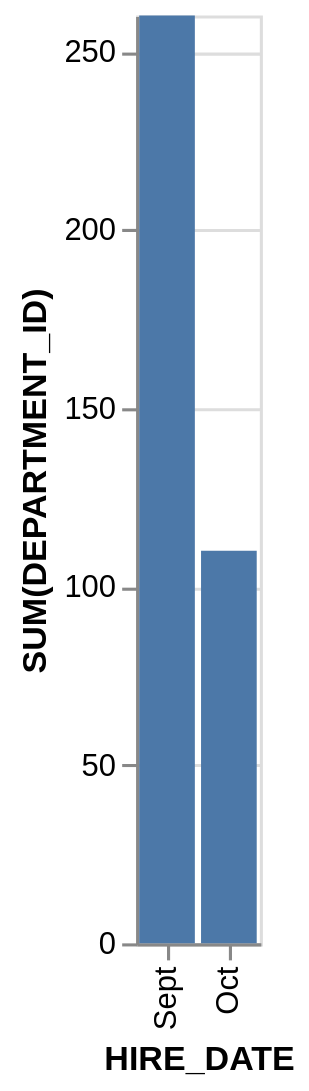

The Vega-Lite source for this figure:
### Vega-Lite specification from a JSON file in a GitHub repository (floating-point values rounded to 4 significant figures)
{"data": {"values": [{"x_data": "Sept", "y_data": 260}, {"x_data": "Oct", "y_data": 110}]}, "mark": "bar", "encoding": {"x": {"field": "x_data", "type": "nominal", "title": "HIRE_DATE", "sort": {"op": "sum", "field": "y_data", "order": "descending"}}, "y": {"field": "y_data", "type": "quantitative", "title": "SUM(DEPARTMENT_ID)"}}}
